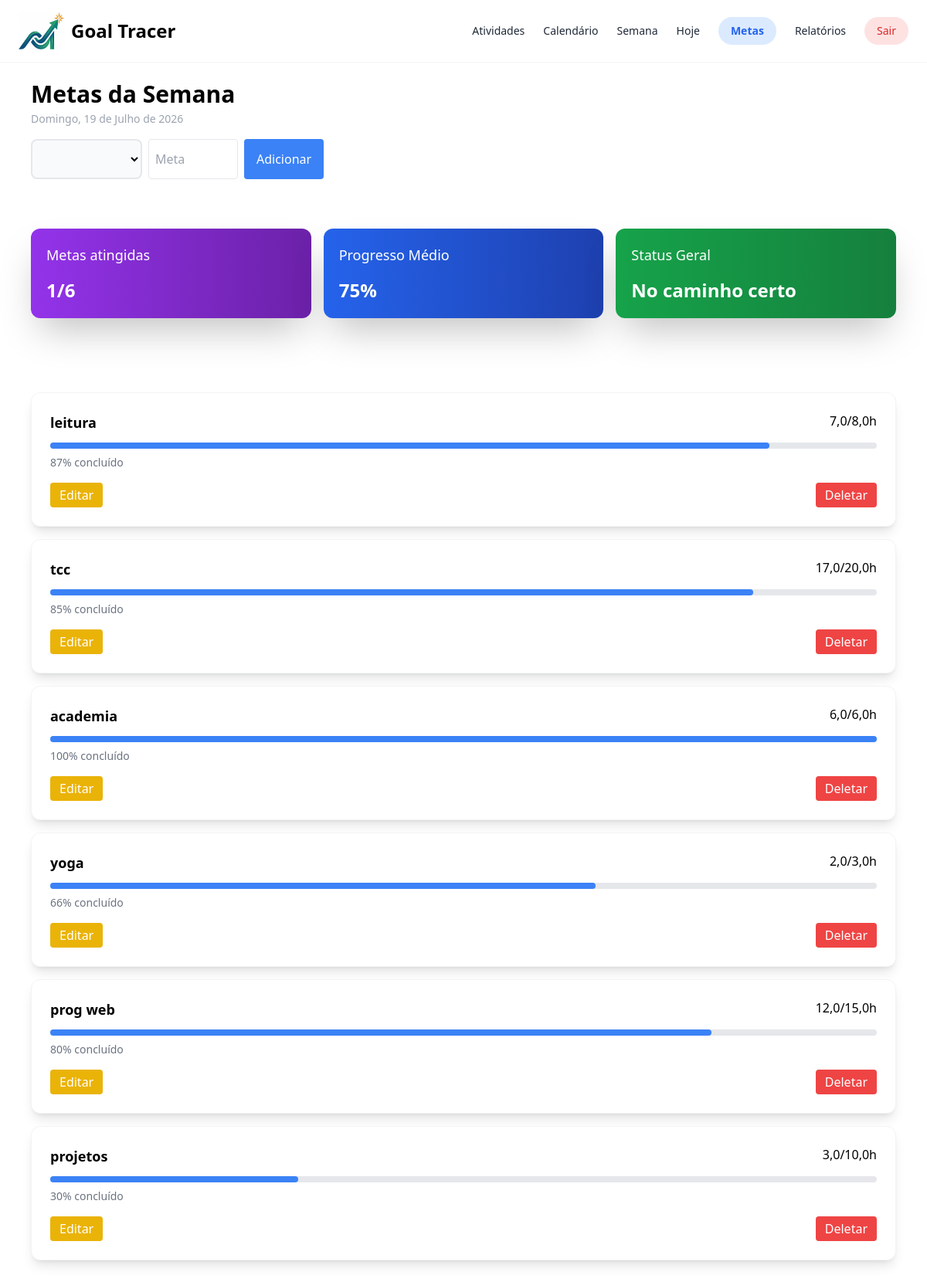
Screenshot of /metas/ (signed in) with the database file from the repository.
### home/models.py (models this page shows, shortened)
class Meta(models.Model):
    semana = models.BigIntegerField(default=1)
    meta_horas = models.FloatField(default=0.0)
    atividade = models.ForeignKey(Atividade, on_delete=models.CASCADE, related_name="vinculos_metas")

class Atividade(models.Model):
    nome = models.CharField(max_length=200) # unique=True evita nomes duplicados
    usuario = models.ForeignKey(User, on_delete=models.CASCADE, related_name="atividades")
    class Meta:
        unique_together = ('nome', 'usuario')  # nome pode repetir ENTRE usuários, mas nao pro MESMO usuario

### home/views.py (the view, shortened to what this page needs)
# urls.py: path('metas/', views.metas, name='metas'),
def metas(request):
    if not request.user.is_authenticated:
        if request.method == "POST":
            return JsonResponse({"erro": "Não autenticado"}, status=401)
        return redirect('login')
    context = gerar_dados_metas(request.user)
    return render(request, "home/metas.html", context)

### home/views.py (called while the page is built)
def data_formatada():
    hoje_data = timezone.localdate()
    dia_semana_hoje = DIAS[hoje_data.weekday()]
    dias_extenso = {
        "Segunda": "Segunda-feira",
        "Terça": "Terça-feira",
        "Quarta": "Quarta-feira",
        "Quinta": "Quinta-feira",
        "Sexta": "Sexta-feira",
        "Sábado": "Sábado",
        "Domingo": "Domingo",
    }
    meses = ["", "Janeiro", "Fevereiro", "Março", "Abril", "Maio", "Junho",
             "Julho", "Agosto", "Setembro", "Outubro", "Novembro", "Dezembro"]
    data_formatada = f"{dias_extenso[dia_semana_hoje]}, {hoje_data.day} de {meses[hoje_data.month]} de {hoje_data.year}"
    return data_formatada

def gerar_estatisticas_metas(usuario, nome_atividade=None):
    novameta = None
    metas = Meta.objects.filter(atividade__usuario=usuario)
    for meta in metas:
        consulta_HorasMeta_semana = AtividadeDoDia.objects.filter(atividade_id=meta.atividade_id).aggregate(total_horas=Sum('horas_feitas'))
        meta.horas_semana = consulta_HorasMeta_semana['total_horas'] or 0.0
        meta.percentual = 0 if meta.meta_horas == 0 else min(
            int((meta.horas_semana / meta.meta_horas) * 100),
            100
        )
        if nome_atividade == meta.atividade.nome:
            novameta = meta
    return (metas, novameta)

### templates/home/metas.html (shortened to what this page needs)
<!DOCTYPE html>
<html lang="pt-BR">
    <head>
        {% load static %}
        <script src="https://cdn.tailwindcss.com"></script>
    </head>
    <body>
        <nav class="bg-white-600 flex shadow-sm px-6 py-4 justify-between">
            <div class="flex">
                {% load static %}
                <img src="{% static 'img/small-logo.png' %}" alt="Logo" class="w-[60px] h-auto">
                <h1 class="text-2xl font-bold p-2">Goal Tracer</h1>
            </div>
            <div class="flex items-center gap-6 text-gray-500 text-sm">
                <a href="{% url 'atividades' %}" class="text-gray-800">Atividades</a>
                <a href="{% url 'calendario' %}" class="text-gray-800">Calendário</a>
                <a href="{% url 'index' %}" class="text-gray-800">Semana</a>
                <a href="{% url 'hoje' %}" class="text-gray-800">Hoje</a>
                <a href="{% url 'metas' %}" class="bg-blue-100 text-blue-600 px-4 py-2 rounded-full font-bold">Metas</a>
                <a href="{% url 'relatorios' %}" class="text-gray-800">Relatórios</a>
                <form method="post" action="{% url 'logout' %}" onsubmit="return confirm('Tem certeza que deseja sair?');">
                    <button type="submit" class="bg-red-100 text-red-600 px-4 py-2 rounded-full text-gray-800">Sair</button>
                </form>
            </div>
        </nav>
        <div>
            <div class="pl-10 py-6">
                <h2 class="text-3xl font-bold">Metas da Semana</h2>
                <p class="text-gray-400 text-sm mt-1">{{ data_formatada }}</p>
                <div class="flex gap-2 mt-4">
                    <select id="caixa_atividades" name="dia_semana" class="border-2 rounded-lg bg-gray-50 p-3 w-[12vw]">
                    {% for atividade in atividades %}
                        <option value="{{ atividade }}"> {{ atividade }} </option>
                        {% empty %}
                        <option value=""></option>
                    {% endfor %}
                    </select>
                    <input id="caixa_meta" type="number" step="0.5" min="0" max="24" name="meta_horas" placeholder="Meta" class="border p-2 rounded">
                    <button id="botao_adicionar" class="bg-blue-500 text-white px-4 rounded">Adicionar</button>
                </div>
            </div>
            <div class="grid grid-cols-3 gap-4 p-10">
                <div class="bg-gradient-to-r from-purple-600 to-purple-800 shadow-2xl text-white rounded-xl p-5">
                    <p class="text-lg">Metas atingidas</p>
                    <p id="metas_atingidas" class="text-2xl font-bold pt-4">{{ metas_atingidas }}/{{ total_metas }}</p>
                </div>
                <div class="bg-gradient-to-r from-blue-600 to-blue-800 shadow-2xl text-white rounded-xl p-5">
                    <p class="text-lg">Progresso Médio</p>
                    <p id="progresso_medio" class="text-2xl font-bold pt-4">{{ progresso_medio }}%</p>
                </div>
                <div class="bg-gradient-to-r from-green-600 to-green-700 shadow-2xl text-white rounded-xl p-5">
                    <p class="text-lg">Status Geral</p>
                    <p id="status" class="text-2xl font-bold pt-4">{{ status }}</p>
                </div>
            </div>
        </div>
        <div id="div_metas" class="p-10">
            {% for meta in metas %}
                <div id="div_meta_{{ meta.atividade.nome }}" data-meta-horas="{{ meta.meta_horas }}" class="bg-white rounded-xl border border-gray-100 p-6 mt-4 shadow-lg">
                    <div class="flex justify-between mb-3">
                        <h4 class="font-semibold text-lg">{{ meta.atividade.nome }}</h4>
                        <div>{{ meta.horas_semana }}/{{ meta.meta_horas }}h</div>
                    </div>
                    <div class="w-full bg-gray-200 h-2 rounded-full">
                        <div class="bg-blue-500 h-2 rounded-full w-[{{ meta.percentual }}%]"></div>
                    </div>
                    <p class="mt-2 text-sm text-gray-500">{{ meta.percentual }}% concluído</p>
                    <div class="flex mt-4">
                        <button id="botao_editar_{{ meta.atividade.nome }}" type="submit" class="px-3 py-1 bg-yellow-500 text-white rounded">Editar</button>
                        <button id="botao_deletar_{{ meta.atividade.nome }}" type="submit" class="ml-auto px-3 py-1 bg-red-500 text-white rounded">Deletar</button>
                    </div>
                </div>
            {% empty %}
                <p class="text-gray-500">Nenhuma meta planejada.</p>
            {% endfor %}
        </div>
    </body>
</html>

### rows the page displays
Meta: atividade.nome "leitura", horas_semana "7,0", meta_horas "8,0", percentual "87"
Meta: atividade.nome "tcc", horas_semana "17,0", meta_horas "20,0", percentual "85"
Meta: atividade.nome "academia", horas_semana "6,0", meta_horas "6,0", percentual "100"
Meta: atividade.nome "yoga", horas_semana "2,0", meta_horas "3,0", percentual "66"
Meta: atividade.nome "prog web", horas_semana "12,0", meta_horas "15,0", percentual "80"
Meta: atividade.nome "projetos", horas_semana "3,0", meta_horas "10,0", percentual "30"

### other values shown
{{ data_formatada }} "Domingo, 19 de Julho de 2026"
{{ metas_atingidas }} "1"
{{ total_metas }} "6"
{{ progresso_medio }} "75"
{{ status }} "No caminho certo"
